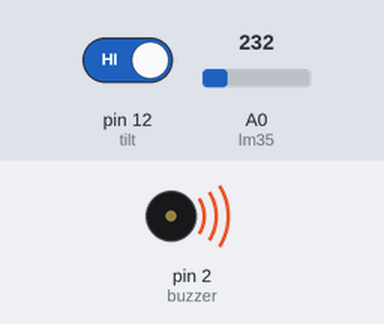
Recording of a sketch running on a simulated Arduino Uno, built with avr-gcc and run on an emulated ATmega328P. Parts: buzzer (waves = sounding, pin HIGH). The test bench sets the inputs (shaded band); at power-on: pin 12 (tilt) HIGH, A0 (lm35) = 232. What the sketch prints to the serial monitor is not drawn.

Above: at 0.12 s.
Timing chart, 0 to 3.0 s (numbered marks = the images above):
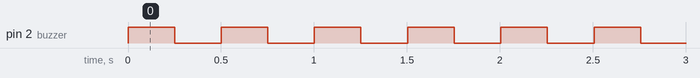

The sketch:

MEDIBOX_Arduino.ino
```cpp
#include <SoftwareSerial.h>
#include <ArduinoJson.h>
SoftwareSerial s(5, 6);

int tilt = 12;     //define tilt sensor
int tiltVal = 0;  // varieable for tilt value caught

int lm35 = A0;    //define LM35
int lm35Val = 0;  //varieable for LM35 value caught
int temperature = 0;  //temperature variable

int buzzer = 2;    //define buzzer

void setup() {
  pinMode(tilt, INPUT_PULLUP); //tilt pinMode

  pinMode(lm35,INPUT); //LM35 pinMode

  pinMode(buzzer,OUTPUT);  //buzzer pinMode

  analogReference(INTERNAL); // sensing range 0～100℃，output voltage 0～1V

  s.begin(9600);
  Serial.begin(9600);


}

void loop() {

  tiltVal = digitalRead(tilt);    // read the tilt value
  Serial.println(tiltVal);

  lm35Val = analogRead(lm35);     // read the LM35 value
  temperature = (float)lm35Val/1023*110.00; //converting to celciues

  //checking the orientation
  if(tiltVal == HIGH){
    orientationWarningUP();
  }

  //checking the temperature
  if(temperature > 34){
    coolentWarning();
  }


  StaticJsonBuffer<1000> jsonBuffer;
  JsonObject& root = jsonBuffer.createObject();
  root["data1"] = tiltVal;
  root["data2"] = temperature;

  if (s.available() > 0)
  {
    root.printTo(s);
  }
}


//warning alarm for oreintation sensor readings
void orientationWarningUP(){
  digitalWrite(buzzer,HIGH);
  delay(250);
  digitalWrite(buzzer,LOW);
  delay(250);
}

//warning alarm for temperature sensor readings
void coolentWarning(){
  digitalWrite(buzzer,HIGH);
  delay(100);
  digitalWrite(buzzer,LOW);
  delay(100);
}
```

Measured:
- by itself, pin 2 (buzzer): alternates HIGH for 0.25 s and LOW for 0.25 s
